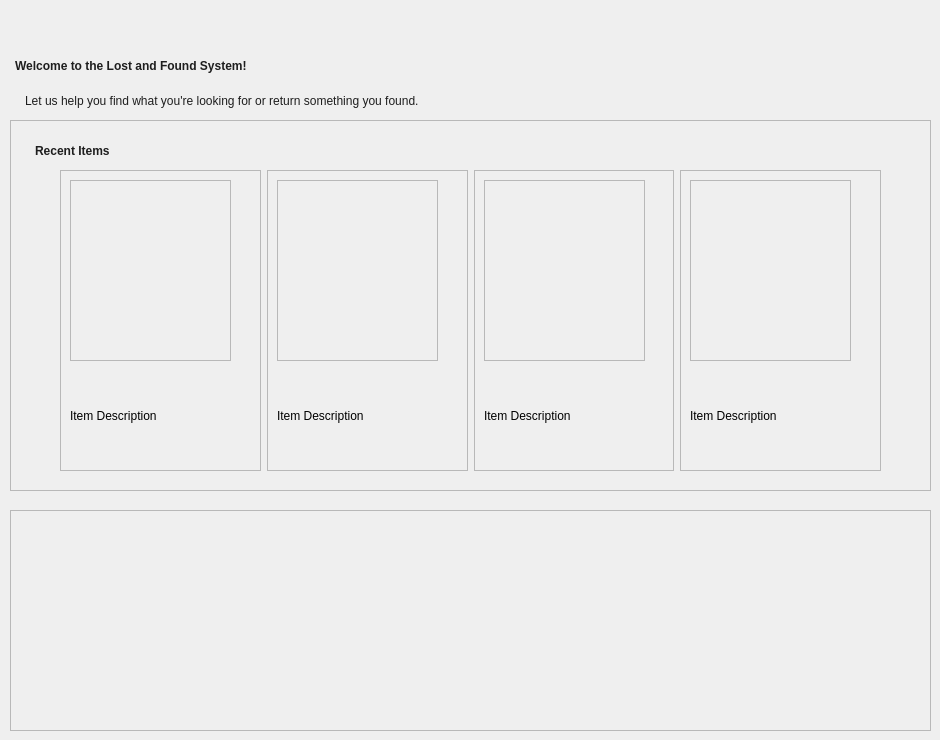
         <widget class="QWidget" name="homePage">
          <widget class="QLabel" name="label_25">
           <property name="geometry">
            <rect>
             <x>0</x>
             <y>40</y>
             <width>581</width>
             <height>51</height>
            </rect>
           </property>
           <property name="styleSheet">
            <string notr="true">QLabel {
    padding: 8px 12px;
    color: #1E1E1E;
    font: 20pt &quot;Futura&quot;;
    font-weight: bold; 
}</string>
           </property>
           <property name="text">
            <string>Welcome to the Lost and Found System!</string>
           </property>
          </widget>
          <widget class="QLabel" name="label_4">
           <property name="geometry">
            <rect>
             <x>10</x>
             <y>80</y>
             <width>531</width>
             <height>41</height>
            </rect>
           </property>
           <property name="styleSheet">
            <string notr="true">QLabel {
    padding: 8px 12px;
    color: #1E1E1E;
    font: 10pt &quot;Century Gothic&quot;;
	weight: bold;
}</string>
           </property>
           <property name="text">
            <string>Let us help you find what you're looking for or return something you found.</string>
           </property>
          </widget>
          <widget class="QFrame" name="outisideFrame">
           <property name="geometry">
            <rect>
             <x>10</x>
             <y>120</y>
             <width>921</width>
             <height>371</height>
            </rect>
           </property>
           <property name="styleSheet">
            <string notr="true"/>
           </property>
           <property name="frameShape">
            <enum>QFrame::StyledPanel</enum>
           </property>
           <property name="frameShadow">
            <enum>QFrame::Raised</enum>
           </property>
           <widget class="QLabel" name="label_26">
            <property name="geometry">
             <rect>
              <x>10</x>
              <y>10</y>
              <width>151</width>
              <height>41</height>
             </rect>
            </property>
            <property name="styleSheet">
             <string notr="true">QLabel {
    padding: 8px 12px;
    color: #1E1E1E;
    font: 13pt &quot;Futura&quot;;
	font-weight: bold; 
}</string>
            </property>
            <property name="text">
             <string>Recent Items</string>
            </property>
           </widget>
           <widget class="QWidget" name="layoutWidget">
            <property name="geometry">
             <rect>
              <x>50</x>
              <y>50</y>
              <width>821</width>
              <height>301</height>
             </rect>
            </property>
            <layout class="QHBoxLayout" name="horizontalLayout_5">
             <item>
              <widget class="QFrame" name="frame_2">
               <property name="frameShape">
                <enum>QFrame::StyledPanel</enum>
               </property>
               <property name="frameShadow">
                <enum>QFrame::Raised</enum>
               </property>
               <widget class="QFrame" name="frame_3">
                <property name="geometry">
                 <rect>
                  <x>10</x>
                  <y>10</y>
                  <width>161</width>
                  <height>181</height>
                 </rect>
                </property>
                <property name="frameShape">
                 <enum>QFrame::StyledPanel</enum>
                </property>
                <property name="frameShadow">
                 <enum>QFrame::Raised</enum>
                </property>
               </widget>
               <widget class="QLabel" name="label_27">
                <property name="geometry">
                 <rect>
                  <x>10</x>
                  <y>200</y>
                  <width>121</width>
                  <height>91</height>
                 </rect>
                </property>
                <property name="text">
                 <string>Item Description</string>
                </property>
               </widget>
              </widget>
             </item>
             <item>
              <widget class="QFrame" name="frame_4">
               <property name="frameShape">
                <enum>QFrame::StyledPanel</enum>
               </property>
               <property name="frameShadow">
                <enum>QFrame::Raised</enum>
               </property>
               <widget class="QFrame" name="frame_5">
                <property name="geometry">
                 <rect>
                  <x>10</x>
                  <y>10</y>
                  <width>161</width>
                  <height>181</height>
                 </rect>
                </property>
                <property name="frameShape">
                 <enum>QFrame::StyledPanel</enum>
                </property>
                <property name="frameShadow">
                 <enum>QFrame::Raised</enum>
                </property>
               </widget>
               <widget class="QLabel" name="label_28">
                <property name="geometry">
                 <rect>
                  <x>10</x>
                  <y>200</y>
                  <width>121</width>
                  <height>91</height>
                 </rect>
                </property>
                <property name="text">
                 <string>Item Description</string>
                </property>
               </widget>
              </widget>
             </item>
             <item>
              <widget class="QFrame" name="frame_6">
               <property name="frameShape">
                <enum>QFrame::StyledPanel</enum>
               </property>
               <property name="frameShadow">
                <enum>QFrame::Raised</enum>
               </property>
               <widget class="QFrame" name="frame_7">
                <property name="geometry">
                 <rect>
                  <x>10</x>
                  <y>10</y>
                  <width>161</width>
                  <height>181</height>
                 </rect>
                </property>
                <property name="frameShape">
                 <enum>QFrame::StyledPanel</enum>
                </property>
                <property name="frameShadow">
                 <enum>QFrame::Raised</enum>
                </property>
               </widget>
               <widget class="QLabel" name="label_29">
                <property name="geometry">
                 <rect>
                  <x>10</x>
                  <y>200</y>
                  <width>121</width>
                  <height>91</height>
                 </rect>
                </property>
                <property name="text">
                 <string>Item Description</string>
                </property>
               </widget>
              </widget>
             </item>
             <item>
              <widget class="QFrame" name="frame_8">
               <property name="frameShape">
                <enum>QFrame::StyledPanel</enum>
               </property>
               <property name="frameShadow">
                <enum>QFrame::Raised</enum>
               </property>
               <widget class="QFrame" name="frame_9">
                <property name="geometry">
                 <rect>
                  <x>10</x>
                  <y>10</y>
                  <width>161</width>
                  <height>181</height>
                 </rect>
                </property>
                <property name="frameShape">
                 <enum>QFrame::StyledPanel</enum>
                </property>
                <property name="frameShadow">
                 <enum>QFrame::Raised</enum>
                </property>
               </widget>
               <widget class="QLabel" name="label_30">
                <property name="geometry">
                 <rect>
                  <x>10</x>
                  <y>200</y>
                  <width>121</width>
                  <height>91</height>
                 </rect>
                </property>
                <property name="text">
                 <string>Item Description</string>
                </property>
               </widget>
              </widget>
             </item>
            </layout>
           </widget>
          </widget>
          <widget class="QFrame" name="frame_10">
           <property name="geometry">
            <rect>
             <x>10</x>
             <y>510</y>
             <width>921</width>
             <height>221</height>
            </rect>
           </property>
           <property name="frameShape">
            <enum>QFrame::StyledPanel</enum>
           </property>
           <property name="frameShadow">
            <enum>QFrame::Raised</enum>
           </property>
          </widget>
         </widget>
